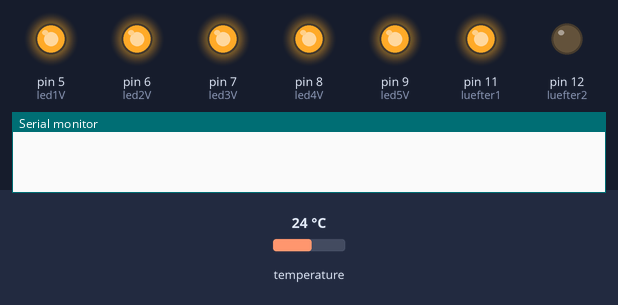
A sketch run on a simulated Arduino Uno, built with avr-gcc and run on an emulated ATmega328P. Parts: output pins drawn as LEDs (lit = HIGH), the last lines printed to the serial monitor. The test bench sets the inputs (shaded band); at power-on: temperature 24 °C.

Above: at 0.5 s.
At 8.0 s:
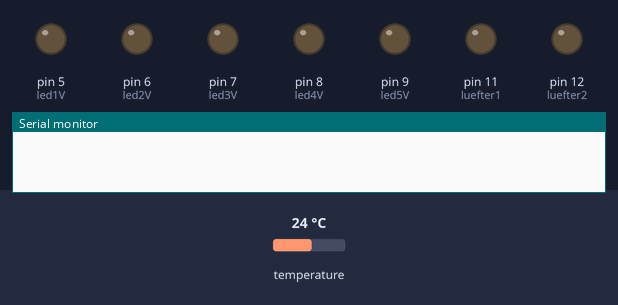
8.1 s: temperature set to 23.9 °C
At 9.9 s:
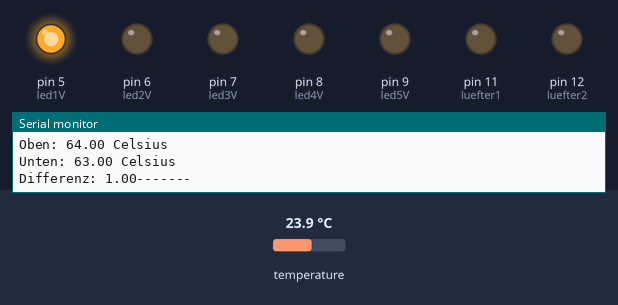
Timing chart, 0 to 32.3 s (numbered marks = the images above; inputs shaded):
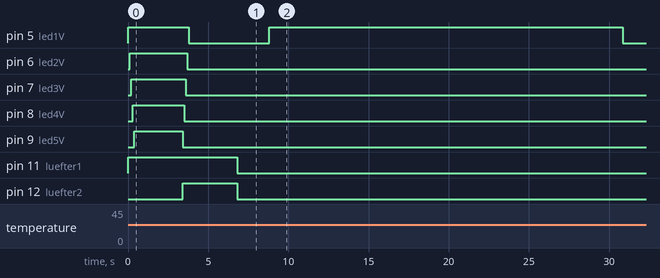

Measured:
- the behaviour switches between 24 and 23.9 °C on temperature (found by bisection; images 1 and 2)
- after the input at 8.1 s, pin 5 (led1V): LOW → HIGH after 0.72 s, → LOW 22.0 s later

The sketch:

wwLuefter3.ino
```cpp
#include <OneWire.h>
#include <DallasTemperature.h>

OneWire  ds(4); //pin für ds1820

//DeviceAdressen der einzelnen ds1820 Temperatursensoren angeben. (loop anpassen)
DeviceAddress sensor1 = { 0x10, 0xED, 0xDB, 0x5F, 0x2, 0x8, 0x0, 0xCD };
DeviceAddress sensor2 = { 0x10, 0xA6, 0xEC, 0x5F, 0x2, 0x8, 0x0, 0x95 };

char sensor1Name[] = "Oben: ";
char sensor2Name[] = "Unten: ";

int led1V = 5;
int led2V = 6;
int led3V = 7;
int led4V = 8;
int led5V = 9;

 float temp1 = 0.0;
 float temp2 = 0.0;
 float tmpDiff=0.0;

 // Transistor der den Lüfter steuert
 int luefter1 = 11;
 int luefter2 = 12;

 int wartezeit = 60000;

void setup(void)
{
  Serial.begin(9600);

  pinMode(led1V, OUTPUT);
  pinMode(led2V, OUTPUT);
  pinMode(led3V, OUTPUT);
  pinMode(led4V, OUTPUT);
  pinMode(led5V, OUTPUT);

  pinMode(luefter1, OUTPUT);
  pinMode(luefter2, OUTPUT);

  // Lauflicht zur Initialisierung der LEDs
  analogWrite(luefter1, 255); // Lüfter aus. By changing values from 0 to 255 you can control motor speed
  digitalWrite(led1V, HIGH);
  delay(100);
  digitalWrite(led2V, HIGH);
    delay(100);
  digitalWrite(led3V, HIGH);
    delay(100);
  digitalWrite(led4V, HIGH);
    delay(100);
  digitalWrite(led5V, HIGH);
    delay(3000);

  analogWrite(luefter2, 255);
  digitalWrite(led5V, LOW);
    delay(100);
  digitalWrite(led4V, LOW);
    delay(100);
  digitalWrite(led3V, LOW);
    delay(100);
  digitalWrite(led2V, LOW);
      delay(100);
  digitalWrite(led1V, LOW);
      delay(3000);
   analogWrite(luefter1, 0); // Lüfter aus. By changing values from 0 to 255 you can control motor speed
   analogWrite(luefter2, 0);
}

void writeTimeToScratchpad(byte* address)
{
  //reset the bus
  ds.reset();
  //select our sensor
  ds.select(address);
  //CONVERT T function call (44h) which puts the temperature into the scratchpad
  ds.write(0x44,1);
  //sleep a second for the write to take place
  delay(1000);
}

void readTimeFromScratchpad(byte* address, byte* data)
{
  //reset the bus
  ds.reset();
  //select our sensor
  ds.select(address);
  //read the scratchpad (BEh)
  ds.write(0xBE);

  for (byte i=0;i<9;i++){
    data[i] = ds.read();
  }
}

float getTemperature(byte* address)
{
  int tr;
  byte data[12];

  writeTimeToScratchpad(address);

  readTimeFromScratchpad(address,data);

  //put in temp all the 8 bits of LSB (least significant byte)
  tr = data[0];

  //check for negative temperature
  if (data[1] > 0x80)
  {
    tr = !tr + 1; //two's complement adjustment
    tr = tr * -1; //flip value negative.
  }

  //COUNT PER Celsius degree (10h)
  int cpc = data[7];
  //COUNT REMAIN (0Ch)
  int cr = data[6];

  //drop bit 0
  tr = tr >> 1;

  return tr - (float)0.25 + (cpc - cr)/(float)cpc;
}

void loop(void)
{

  temp1 = getTemperature(sensor1);
  temp2 = getTemperature(sensor2);
  tmpDiff = temp1 - temp2;


                  Serial.print(sensor1Name);
                  Serial.print(temp1);
                  Serial.println(" Celsius");
                  Serial.print(sensor2Name);
                  Serial.print(temp2);
                  Serial.println(" Celsius");
                  Serial.print("Differenz: ");
                  Serial.print(tmpDiff);
                  Serial.println("-------");
                  Serial.println();

// LEDs und Lüftersteuerung

  if(tmpDiff <= 0.5) {
      digitalWrite(led1V, LOW);
      digitalWrite(led2V, LOW);
      digitalWrite(led3V, LOW);
      digitalWrite(led4V, LOW);
      digitalWrite(led5V, LOW);

      analogWrite(luefter1, 0); // Lüfter aus. By changing values from 0 to 255 you can control motor speed
      analogWrite(luefter2, 0);
      wartezeit = 20000;
    }

  if(tmpDiff > 0.5 and tmpDiff <= 2) {
      digitalWrite(led1V, HIGH);
      digitalWrite(led2V, LOW);
      digitalWrite(led3V, LOW);
      digitalWrite(led4V, LOW);
      digitalWrite(led5V, LOW);

      analogWrite(luefter1, 0); // Lüfter aus. By changing values from 0 to 255 you can control motor speed
      analogWrite(luefter2, 0);
      wartezeit = 20000;
    }

  if(tmpDiff > 2 and tmpDiff <=2.5) {
      digitalWrite(led1V, HIGH);
      digitalWrite(led2V, HIGH);
      digitalWrite(led3V, LOW);
      digitalWrite(led4V, LOW);
      digitalWrite(led5V, LOW);

      analogWrite(luefter1, 0); // Lüfter aus. By changing values from 0 to 255 you can control motor speed
      analogWrite(luefter2, 255);
      wartezeit = 20000;
  }

    if(tmpDiff > 2.5 and tmpDiff <= 3) {
      digitalWrite(led1V, HIGH);
      digitalWrite(led2V, HIGH);
      digitalWrite(led3V, HIGH);
      digitalWrite(led4V, LOW);
      digitalWrite(led5V, LOW);

      analogWrite(luefter1, 255); // Lüfter aus. By changing values from 0 to 255 you can control motor speed
      analogWrite(luefter2, 0);
      wartezeit = 20000;
  }
  if(tmpDiff > 3 and tmpDiff <=4) {
      digitalWrite(led1V, HIGH);
      digitalWrite(led2V, HIGH);
      digitalWrite(led3V, HIGH);
      digitalWrite(led4V, HIGH);
      digitalWrite(led5V, LOW);

      analogWrite(luefter1, 255); // Lüfter aus. By changing values from 0 to 255 you can control motor speed
      analogWrite(luefter2, 255);
      wartezeit = 20000;
  }

  if(tmpDiff > 4) {
      digitalWrite(led1V, HIGH);
      digitalWrite(led2V, HIGH);
      digitalWrite(led3V, HIGH);
      digitalWrite(led4V, HIGH);
      digitalWrite(led5V, HIGH);

      analogWrite(luefter1, 255); // By changing values from 0 to 255 you can control motor speed
      analogWrite(luefter2, 255);
      wartezeit = 20000;
  }


  delay(wartezeit);
}
```
